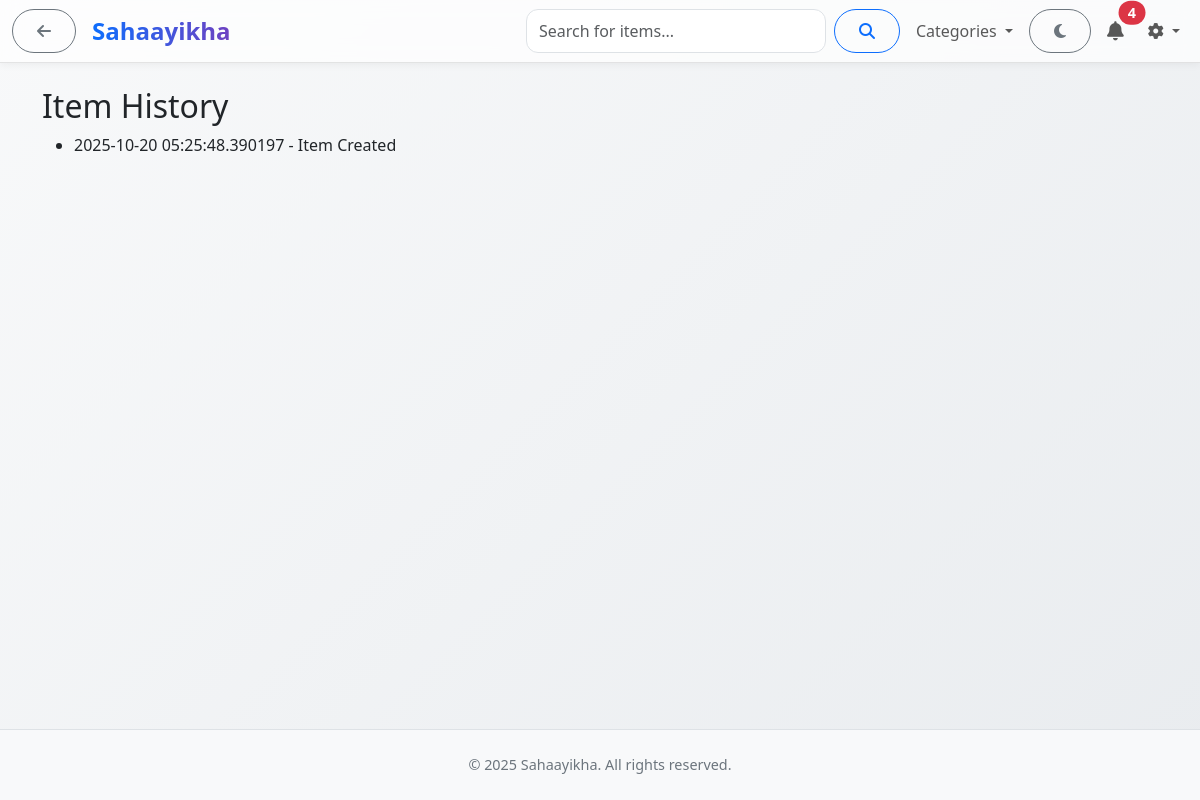
/item/10/history (signed in), run on an earlier commit of the app's database.
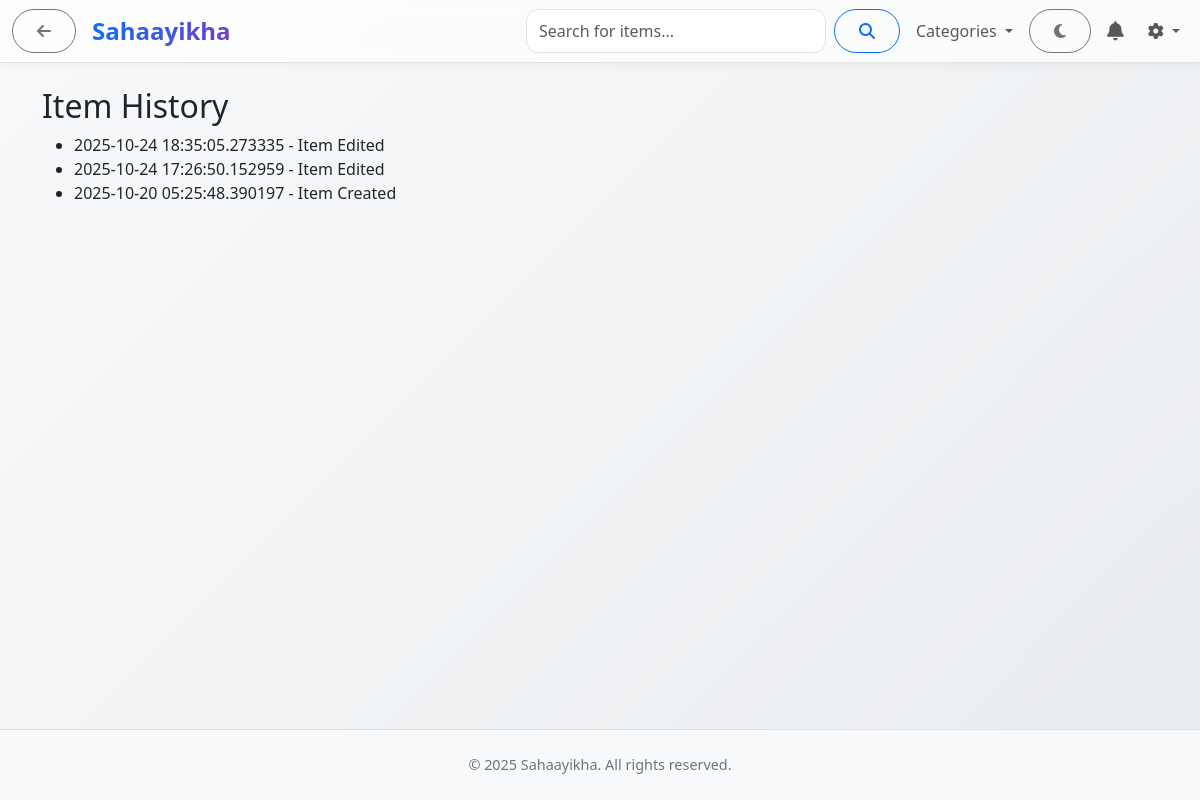
And on a later commit of the database.
### app/models.py (models this page shows)
class ItemHistory(db.Model):
    __tablename__ = "item_history"
    history_id = db.Column(db.Integer, primary_key=True)
    item_id = db.Column(db.Integer, db.ForeignKey("items.item_id"), nullable=False, index=True)
    user_id = db.Column(db.Integer, db.ForeignKey("users.user_id"), nullable=True) # User who performed action (if applicable)
    action = db.Column(db.String(255)) # e.g., "Created", "Edited", "Deleted", "Traded"
    timestamp = db.Column(db.DateTime, default=datetime.utcnow, index=True)

### app/routes.py (the view)
@main.route("/item/<int:item_id>/history")
@login_required # Only logged-in users? Or maybe only owner/admin?
def item_history(item_id):
    item = Item.query.get_or_404(item_id)
    history = ItemHistory.query.filter_by(item_id=item_id).order_by(ItemHistory.timestamp.desc()).all()
    return render_template("items/item_history.html", history=history, item=item) # Pass item for context

### app/models.py (called while the page is built)
    @reconstructor
    def init_on_load(self):
        self._other_user_instance = None # Cache for get_other_user

### app/routes.py (called while the page is built)
@login_manager.user_loader
def load_user(user_id):
    try:
        prefix, id_str = user_id.split(":")
        id_val = int(id_str)
    except Exception:
        return None
    if prefix == "user":
        return User.query.get(id_val)
    if prefix == "admin":
        return Admin.query.get(id_val)
    if prefix == "org":
        return Organization.query.get(id_val)
    return None

@main.after_request
def add_header(response):
    response.headers['Cache-Control'] = 'no-store, no-cache, must-revalidate, post-check=0, pre-check=0, max-age=0'
    response.headers['Pragma'] = 'no-cache'
    response.headers['Expires'] = '-1'
    return response

### app/templates/items/item_history.html
{% extends "base.html" %}
{% block content %}
<div class="container py-4">
  <h2>Item History</h2>
  <ul>
    {% for entry in history %}
      <li>{{ entry.timestamp }} - {{ entry.action }}</li>
    {% endfor %}
  </ul>
</div>
{% endblock %}

What changed in the data, as far as the page shows it:
added ItemHistory: timestamp "2025-10-24 18:35:05.273335", action "Item Edited"
added ItemHistory: timestamp "2025-10-24 17:26:50.152959", action "Item Edited"
Also different on the page:
{{ unread_count }}: "4" → (not shown)
